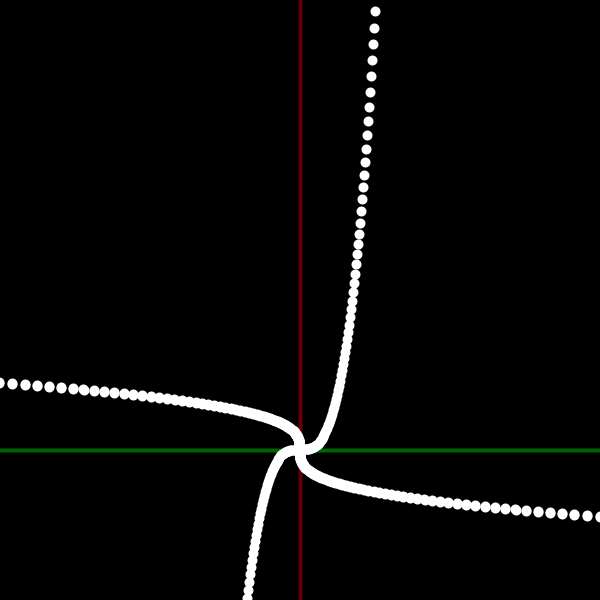
Frame 1 (no input)
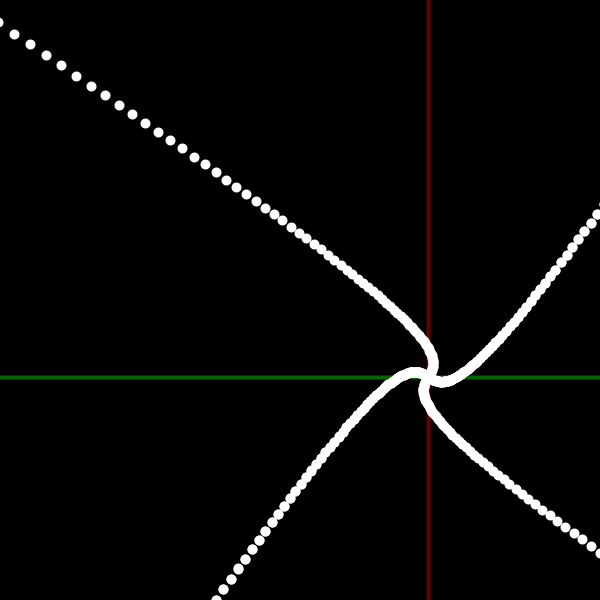
Frame 60 (the mouse pressed at the canvas centre just before this capture)
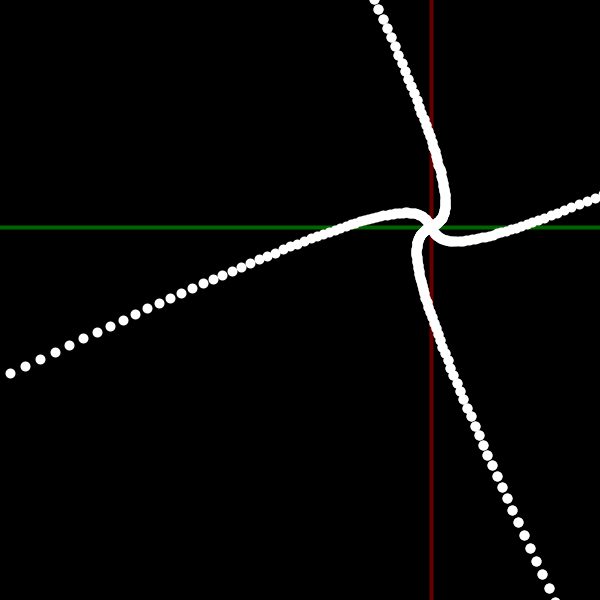
Frame 120 (the mouse held since frame 60 and released just before this capture)

The Processing sketch that drew these frames (run headless with seeded random() and noise(); from frame 60 on, the mouse is pressed at the canvas centre):

// Processing sketch: po
// ── po.pde
float x,y;
int r=0;
void setup(){
  size(600,600);
  frameRate(50);
  strokeWeight(4);
}
void draw(){
  translate(300, 300);
  translate(sin(radians(r))*150, cos(radians(r))*150);
  background(0);
  stroke(0,100,0);
  line(-450, 0, 450, 0);
  stroke(100,0,0);
  line(0, -450, 0, 450);
  stroke(255);
  fill(255);
  for(x=0;x<9;x+=0.1){
    y=pow(x,3);
    ellipse(x*10*cos(radians(r))-y*sin(radians(r)), -(x*10*sin(radians(r))+y*cos(radians(r))), 6, 6);
    ellipse(-(x*10*cos(radians(r))-y*sin(radians(r))), (x*10*sin(radians(r))+y*cos(radians(r))), 6, 6);
  }
  int r_reversed=r+90;
  for(x=-30;x<31;x+=0.1){
    y=pow(x,3);
    ellipse(x*10*cos(radians(r_reversed))-y*sin(radians(r_reversed)), -(x*10*sin(radians(r_reversed))+y*cos(radians(r_reversed))), 6, 6);
    ellipse(-(x*10*cos(radians(r_reversed))-y*sin(radians(r_reversed))), (x*10*sin(radians(r_reversed))+y*cos(radians(r_reversed))), 6, 6);
  }
  r=(r+1)%361;
}
